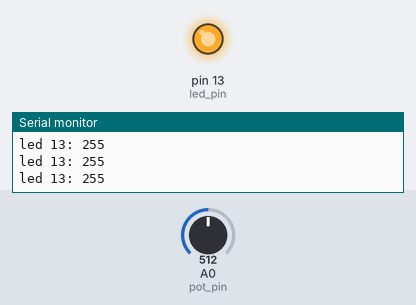
The sketch below on a simulated Arduino Uno, built with avr-gcc and run on an emulated ATmega328P. Shown: output pins drawn as LEDs (lit = HIGH), the last lines printed to the serial monitor. The test bench sets the inputs (shaded band); at power-on: A0 (pot_pin) = 512.

Above: at 1.2 s.
1.3 s: A0 (pot_pin) set to 758
4.3 s: A0 (pot_pin) set to 778
At 5.1 s:
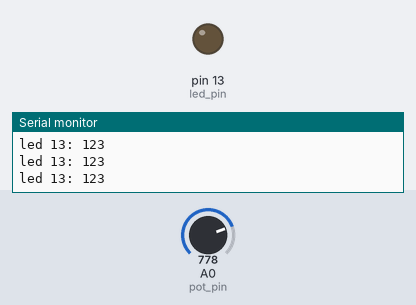
5.8 s: A0 (pot_pin) set to 716
At 6.1 s:
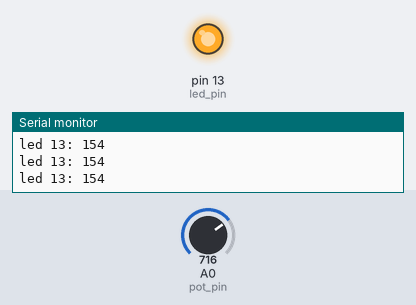
8.8 s: A0 (pot_pin) set to 900
At 9.4 s:
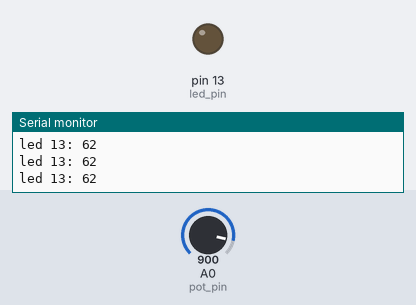
Timing chart, 0 to 11.3 s (numbered marks = the images above; inputs shaded):
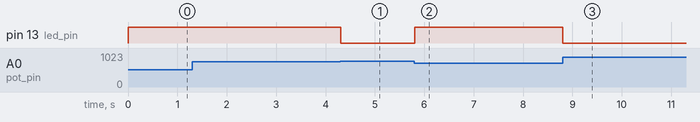

Measured:
- the behaviour switches between 768 and 769 on A0 (pot_pin) (found by bisection; images 0 and 1)
- after the input at 4.3 s, pin 13 (led_pin): HIGH → LOW at once
- after the input at 5.8 s, pin 13 (led_pin): LOW → HIGH at once
- after the input at 8.8 s, pin 13 (led_pin): HIGH → LOW at once

The sketch:

serial_write.ino
```cpp
int data_in = 0;
int data_out = 0;
const int led_pin = 13;
const int pot_pin = A0;
void setup()
{
 pinMode(led_pin, OUTPUT);
 pinMode(pot_pin, INPUT);
 Serial.begin(9600);
}
void loop()
{
 data_in = analogRead(pot_pin);
 data_out = map(data_in, 0, 1023, -255, 255);
 analogWrite(led_pin, 255-abs(data_out));
 Serial.print("led 13: ");
 Serial.print(255-abs(data_out));
 Serial.print("\n");
 delay(10);
}
```
